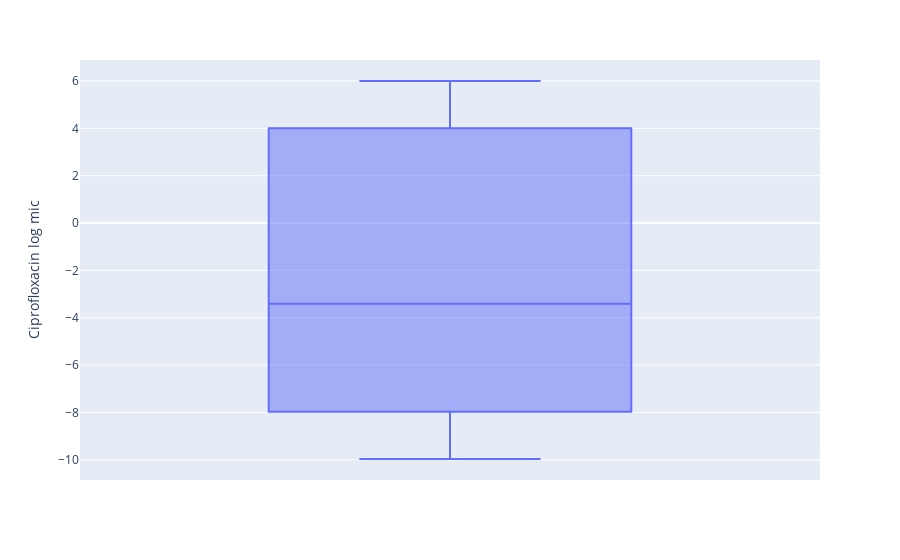

Here is the notebook cell this chart was saved with:
### Code cell
fig = px.box(df, y='Ciprofloxacin log mic')

fig.show()

### Figure 1 — Plotly figure (JSON) as saved in the notebook; plotly's stock layout.template omitted (floating-point values rounded to 4 significant figures; data arrays with more than 128 entries replaced by an {"elided": "..."} marker saying what was removed)
{"data": [{"alignmentgroup": "True", "hovertemplate": "Ciprofloxacin log mic=%{y}<extra></extra>", "legendgroup": "", "marker": {"color": "#636efa"}, "name": "", "notched": false, "offsetgroup": "", "orientation": "v", "showlegend": false, "type": "box", "x0": " ", "xaxis": "x", "y": {"elided": "3786 float values"}, "y0": " ", "yaxis": "y"}], "layout": {"boxmode": "group", "legend": {"tracegroupgap": 0}, "margin": {"t": 60}, "xaxis": {"anchor": "y", "domain": [0, 1]}, "yaxis": {"anchor": "x", "domain": [0, 1], "title": {"text": "Ciprofloxacin log mic"}}}}
